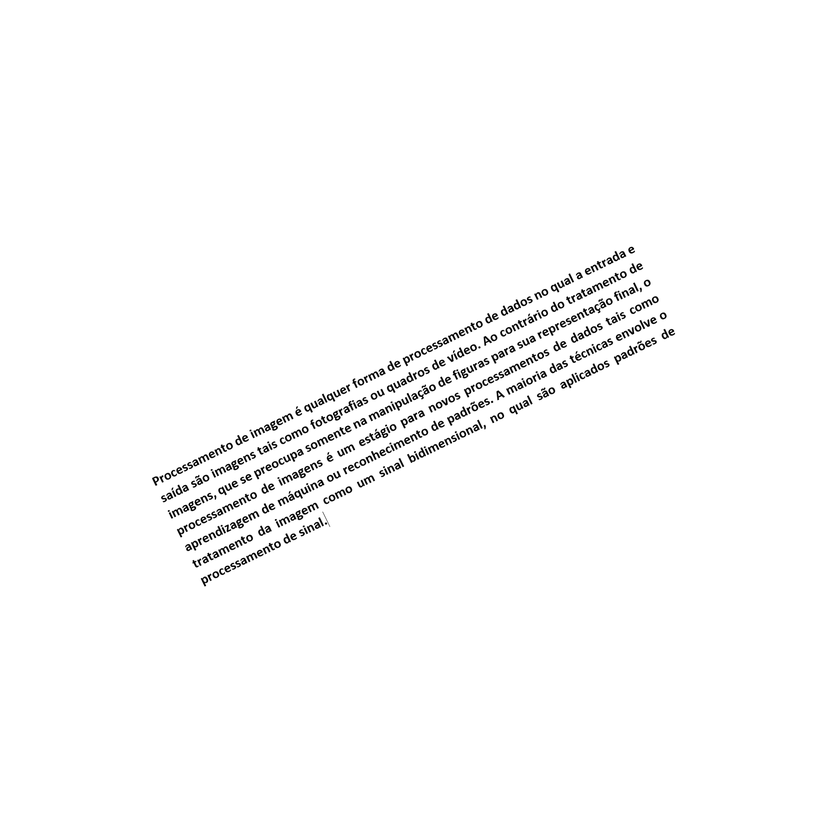
#> input picture PROCESSAMENTO DE IMAGENS/Desafio 2/texto_pi.png, 840 x 840 px, shrunk from 2048 x 2048 before the run
$ jupyter execute --allow-errors 'Desafio Texto Wikipedia.ipynb'
#> lines starting #> are read from the running program, lines starting #| are printed output that depends on the picture; after the words box and inside, x2 and y2 are one past the last pixel; in counts of white or black regions, pixels touching at a corner belong together
# Universidade de Fortaleza
Mestrado em Ciência de Dados e Inteligência Artificial

Professor: Daniel Macedo

Aluno: Marcus Miranda

### Desafio
1) Rotacionar a Imagem deixando ela alinhada ao eixo;

2) Realizar a leitura do OCR

### Bibliotecas Utilizadas

[cell 1]
import pytesseract as ocr
from PIL import Image
import cv2
import numpy as np
from IPython.display import Image
import re
import matplotlib.pyplot as plt
ocr.pytesseract.tesseract_cmd = r"C:\Program Files\Tesseract-OCR\tesseract.exe"

### Figura atual

[cell 2]
imagem = cv2.imread('texto_pi.png')
#> imagem is the input picture: shape (840, 840, 3); min 0, max 255, mean 251
#> (the rest of this cell did not finish here and is left out)

### O que se espera da Figura após o tramento:

[cell 3]
img = cv2.imread('fotovirada.png')
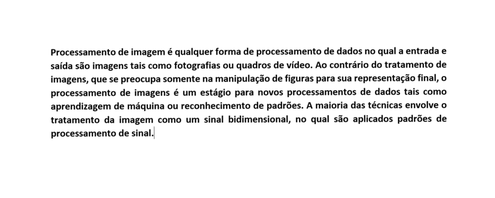
#> input picture PROCESSAMENTO DE IMAGENS/Desafio 2/fotovirada.png, 495 x 198 px, shrunk from 1207 x 482 before the run
#> img is the input picture: shape (198, 495, 3); min 0, max 255, mean 238.8
#> (the rest of this cell did not finish here and is left out)

### Para fazer este trabalho iremos utilizar a biblioteca Pytesseract

python-tesseract é uma ferramenta de reconhecimento óptico de caracteres (OCR) para python. Ou seja, ele reconhecerá e “lerá” o texto embutido nas imagens.

Python-tesseract é um wrapper para o mecanismo Tesseract-OCR do Google . Também é útil como um script de invocação independente para tesseract, pois pode ler todos os tipos de imagem suportados pelas bibliotecas de imagens Pillow e Leptonica, incluindo jpeg, png, gif, bmp, tiff e outros. Além disso, se usado como um script, o Python-tesseract imprimirá o texto reconhecido em vez de gravá-lo em um arquivo.

### Funções disponiveis

get_tesseract_version Retorna a versão do Tesseract instalada no sistema

image_to_string Retorna o resultado de um Tesseract OCR executado na imagem para a string

image_to_boxes Retorna o resultado contendo caracteres reconhecidos e seus limites de caixa

image_to_data Retorna o resultado contendo os limites da caixa, confidências e outras informações. Requer Tesseract 3.05+. Para obter mais informações, consulte a documentação Tesseract TSV

image_to_osd Retorna o resultado contendo informações sobre orientação e detecção de script.

image_to_alto_xml Retorna o resultado na forma do formato ALTO XML do Tesseract.

run_and_get_output Retorna a saída bruta do Tesseract OCR. Dá um pouco mais de controle sobre os parâmetros que são enviados para o tesseract.

[cell 4]
import pkg_resources
#> (the rest of this cell did not finish here and is left out)

### Ajustando na mão a rotação da figura

[cell 5]
from PIL import Image
im = Image.open("texto_pi.png")

#> (the rest of this cell did not finish here and is left out)

### Centralizando o Texto da figura

[cell 6]
imagem1 = cv2.cvtColor(imagem, cv2.COLOR_BGR2GRAY)
imagem2 = cv2.bitwise_not(imagem1)
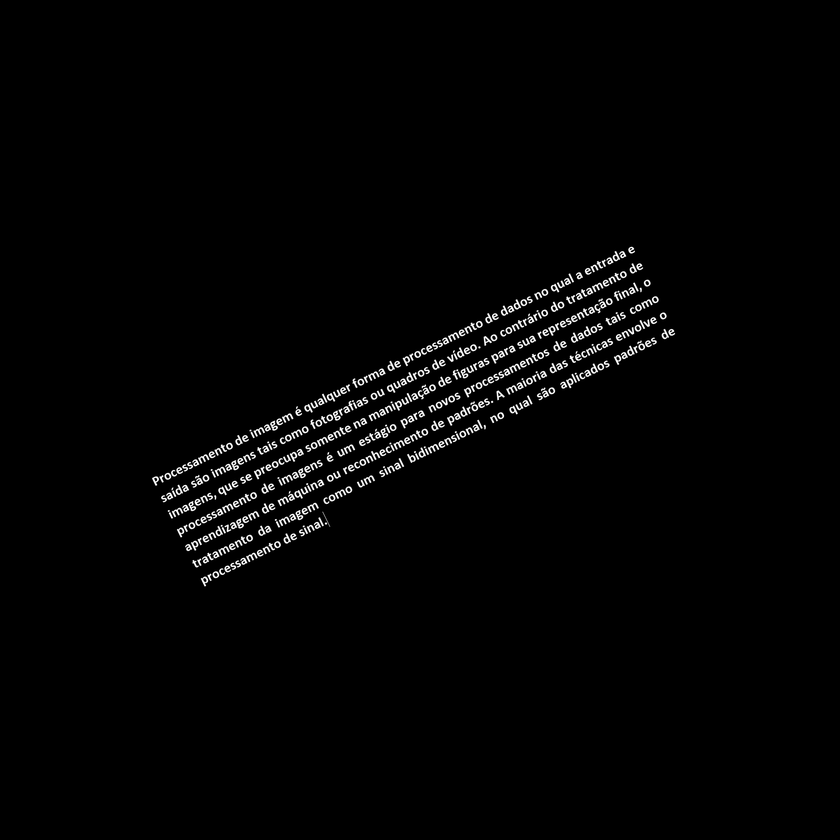
#> imagem2: shape (840, 840); min 0, max 255, mean 4
imagem3 = cv2.threshold(imagem2,0,255,cv2.THRESH_BINARY | cv2.THRESH_OTSU)[1]
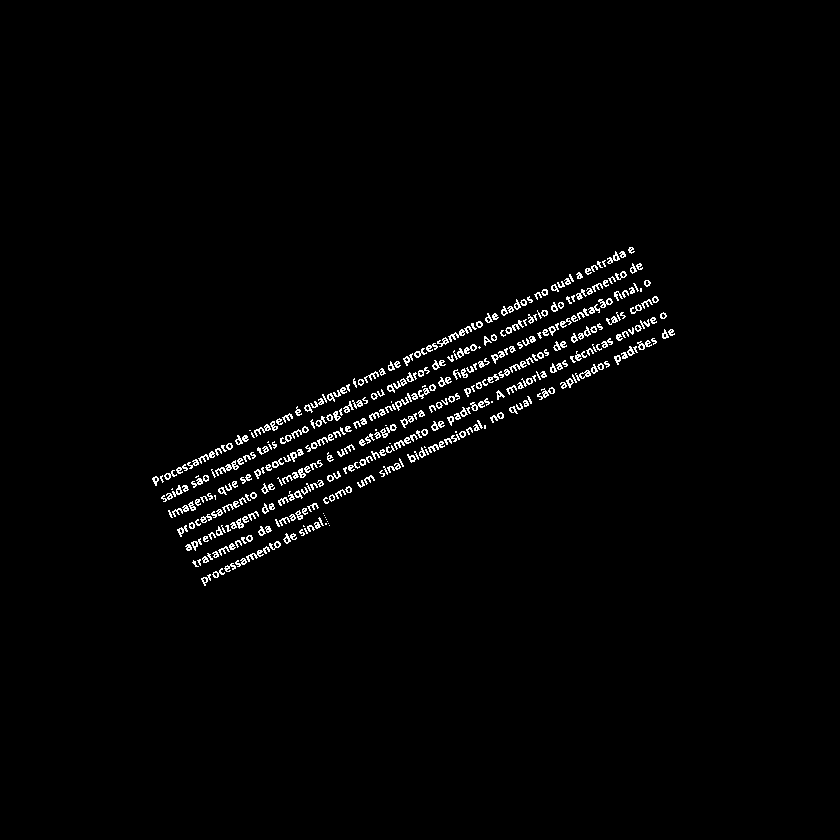
#> imagem3: shape (840, 840); 1.8% white in thin lines or dots, all inside (x1, y1, x2, y2) = (152, 247, 675, 586)
coordenadas = np.column_stack(np.where(imagem3>0))
#> coordenadas = 12375 pairs, first value 247 to 585, second value 152 to 674
angulo = cv2.minAreaRect(coordenadas)[-1]
#> angulo = -63.99
if angulo < -45:
    angulo = -(90 + angulo)
#> angulo = -26.01
else:
    angulo = -angulo

im = Image.open("texto_pi.png")
#> (the rest of this cell did not finish here and is left out)
